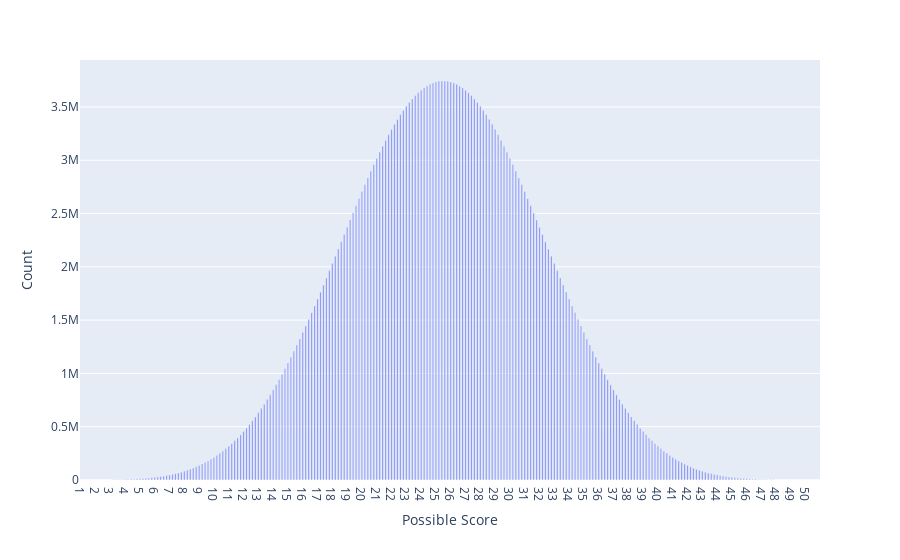

The notebook cell this image was saved under:
### Code cell
print(new_score_dict)
count = 0
count_way = 0
for key, value in new_score_dict.items():
    if key >= 40:
        count += new_score_dict[key]
        count_way += 1

print("Ways to generate scores >= 40: ", count)
print("Possible scores >= 40: ", count_way)
# print(counter)
# plt.bar(list(new_score_dict.keys()), new_score_dict.values())

fig = px.bar(x = list(new_score_dict.keys()), y = new_score_dict.values(), labels = {"x": "Possible Score", "y": "Count"})
fig.update_layout(
    xaxis = dict(
        tickmode = 'linear',
        # tick0 = 0.5,
        dtick = 1    
        )
)
fig.show()

### Figure 1 — Plotly figure (JSON) as saved in the notebook; plotly's stock layout.template omitted (floating-point values rounded to 4 significant figures; data arrays with more than 128 entries replaced by an {"elided": "..."} marker saying what was removed)
{"data": [{"alignmentgroup": "True", "hovertemplate": "Possible Score=%{x}<br>Count=%{y}<extra></extra>", "legendgroup": "", "marker": {"color": "#636efa", "pattern": {"shape": ""}}, "name": "", "offsetgroup": "", "orientation": "v", "showlegend": false, "textposition": "auto", "type": "bar", "x": {"elided": "500 float values"}, "xaxis": "x", "y": {"elided": "500 int values"}, "yaxis": "y"}], "layout": {"barmode": "relative", "legend": {"tracegroupgap": 0}, "margin": {"t": 60}, "xaxis": {"anchor": "y", "domain": [0, 1], "dtick": 1, "tickmode": "linear", "title": {"text": "Possible Score"}}, "yaxis": {"anchor": "x", "domain": [0, 1], "title": {"text": "Count"}}}}
